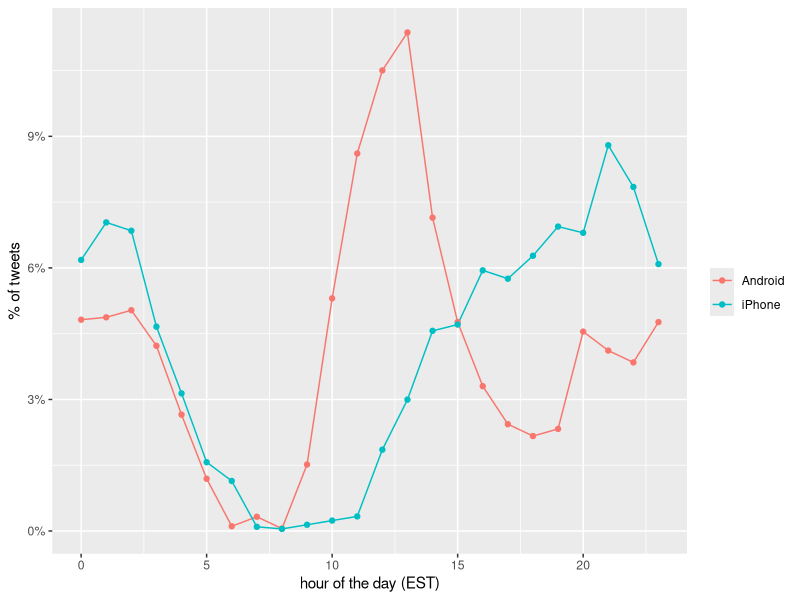

Reproduce this figure in R. (Note: this script raises an error after producing the figure.)
library(tidyverse)
library(lubridate)
library(scales)
library(dslabs)
library(tidytext)

# url <- 'http://www.trumptwitterarchive.com/data/realdonaldtrump/%s.json'
# trump_tweets <- map(2009:2017, ~sprintf(url, .x)) %>%
#   map_df(jsonlite::fromJSON, simplifyDataFrame = TRUE) %>%
#   filter(!is_retweet & !str_detect(text, '^"')) %>%
#   mutate(created_at = parse_date_time(created_at, orders = "a b! d! H!:M!:S! z!* Y!", tz="EST")) 


data("trump_tweets")
head(trump_tweets)

names(trump_tweets)


trump_tweets$text[16413] %>% str_wrap(width = options()$width) %>% cat
trump_tweets %>% count(source) %>% arrange(desc(n)) %>% head(5)

cat("\014")

campaign_tweets <- trump_tweets %>% extract(source, "source", "Twitter for (.*)") %>% filter(source %in% c("Android", "iPhone") & created_at >= ymd("2015-06-17") & created_at < ymd("2016-11-08")) %>% filter(!is_retweet) %>% arrange(created_at) %>% as.tibble() 

cat("\014")


campaign_tweets %>% mutate(hour = hour(with_tz(created_at, "EST"))) %>% count(source, hour) %>% group_by(source) %>% mutate(percent = n/sum(n)) %>% ungroup %>% ggplot(aes(hour, percent, color = source)) + geom_line() + geom_point() + scale_y_continuous(labels = percent_format()) + labs(x = "hour of the day (EST)", y = "% of tweets", colour = "")

# Text as data

poem <- c("Roses are red", "Violets are blue", "Sugar is sweet", "And so are you")
example <- tibble(line = c(1,2,3,4), text = poem)

example %>% unnest_tokens(word, text)

# using tweet example again
cat("\014")

i <- 3008
campaign_tweets$text[i] %>% str_wrap(width = 65) %>% cat()

campaign_tweets[i,] %>% unnest_tokens(word, text) %>% pull(word)

campaign_tweets[i,] %>% unnest_tokens(word, text, token = "tweets") %>% pull(word)

links <- "https://t.co/[A-Za-z\\d]+|&amp;"

campaign_tweets[i,] %>% 
  mutate(text = str_replace_all(text, links, ""))  %>%
  unnest_tokens(word, text, token = "tweets") %>%
  pull(word)

cat("\014")

tweet_words <- campaign_tweets %>% mutate(text = str_replace_all(text, links, ""))  %>%
  unnest_tokens(word, text, token = "tweets")

tweet_words %>% 
  count(word) %>%
  arrange(desc(n))

tweet_words <- campaign_tweets %>% 
  mutate(text = str_replace_all(text, links, ""))  %>%
  unnest_tokens(word, text, token = "tweets") %>%
  filter(!word %in% stop_words$word )

tweet_words %>% 
  count(word) %>%
  top_n(10, n) %>%
  mutate(word = reorder(word, n)) %>%
  arrange(desc(n))

tweet_words <- campaign_tweets %>% 
  mutate(text = str_replace_all(text, links, ""))  %>%
  unnest_tokens(word, text, token = "tweets") %>%
  filter(!word %in% stop_words$word &
           !str_detect(word, "^\\d+$")) %>%
  mutate(word = str_replace(word, "^'", ""))
